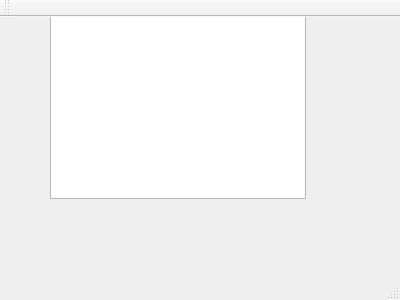
<?xml version="1.0" encoding="UTF-8"?>
<ui version="4.0">
 <class>MainWindow</class>
 <widget class="QMainWindow" name="MainWindow">
  <property name="geometry">
   <rect>
    <x>0</x>
    <y>0</y>
    <width>400</width>
    <height>300</height>
   </rect>
  </property>
  <property name="windowTitle">
   <string>MainWindow</string>
  </property>
  <widget class="QWidget" name="centralWidget">
   <widget class="QGraphicsView" name="graphicsView">
    <property name="geometry">
     <rect>
      <x>50</x>
      <y>-10</y>
      <width>256</width>
      <height>192</height>
     </rect>
    </property>
   </widget>
  </widget>
  <widget class="QMenuBar" name="menuBar">
   <property name="geometry">
    <rect>
     <x>0</x>
     <y>0</y>
     <width>400</width>
     <height>23</height>
    </rect>
   </property>
  </widget>
  <widget class="QToolBar" name="mainToolBar">
   <attribute name="toolBarArea">
    <enum>TopToolBarArea</enum>
   </attribute>
   <attribute name="toolBarBreak">
    <bool>false</bool>
   </attribute>
  </widget>
  <widget class="QStatusBar" name="statusBar"/>
 </widget>
 <layoutdefault spacing="6" margin="11"/>
 <resources/>
 <connections/>
</ui>
